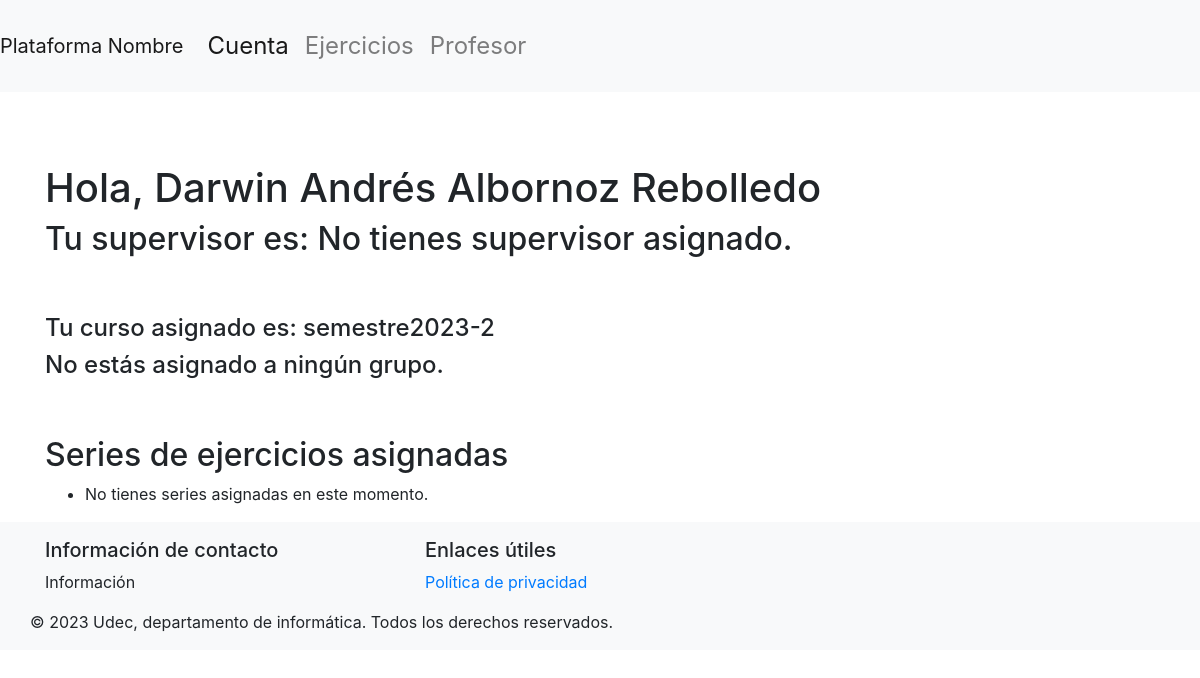
Before: /dashEstudiante/1 (signed in) with the older database file.
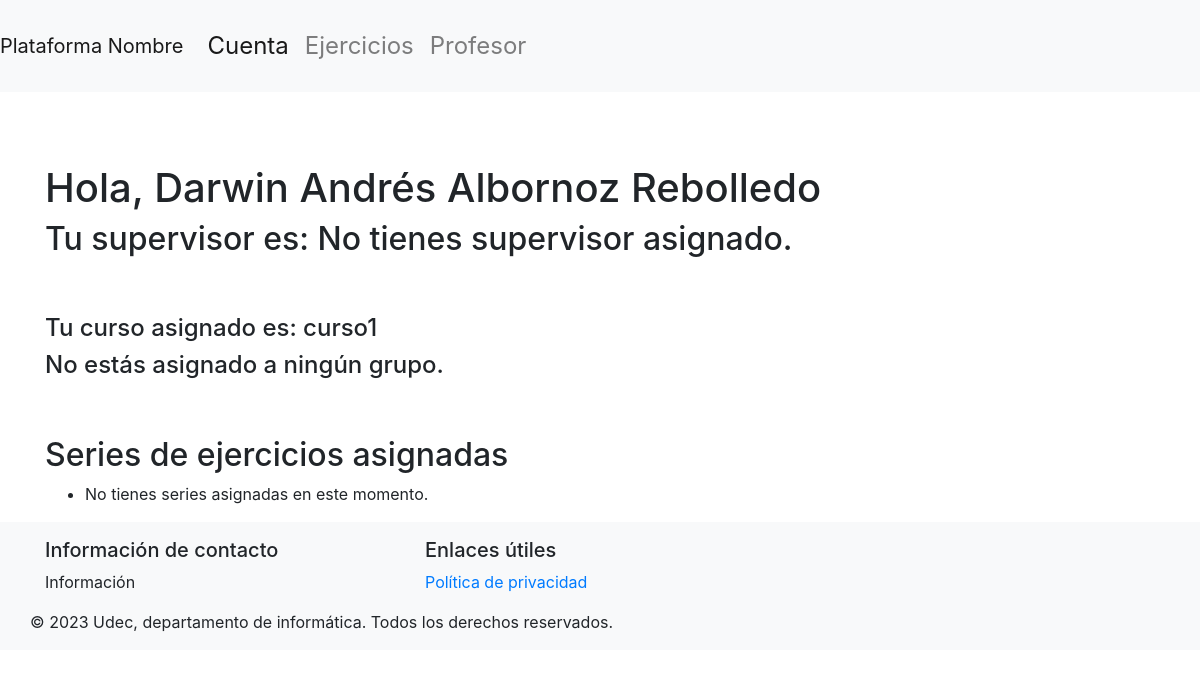
After: the same page with the newer database file.
### basedatos/modelos.py (models this page shows, shortened)
class Curso(db.Model):
    id = db.Column(db.Integer, primary_key=True)
    nombre = db.Column(db.String(100), nullable=False, unique=True)
    activa = db.Column(db.Boolean(), nullable=False, default=True)
    estudiantes = db.relationship('Estudiante', secondary=inscripciones, back_populates='cursos')
    grupos = db.relationship('Grupo', order_by=Grupo.id, back_populates='curso')

### main.py (the view, shortened to what this page needs)
@app.route('/dashEstudiante/<int:estudiante_id>', methods=['GET', 'POST'])
@login_required
def dashEstudiante(estudiante_id):
    if not verify_estudiante(estudiante_id):
        return redirect(url_for('login'))
    estudiante = db.session.get(Estudiante, int(estudiante_id))
    curso = (
        Curso.query
        .join(inscripciones)  # Join con la tabla inscripciones
        .filter(inscripciones.c.id_curso == Curso.id)
        .filter(inscripciones.c.id_estudiante == estudiante_id)
        .first()
    )
    grupo = (
        Grupo.query
        .join(estudiantes_grupos)  # Join con la tabla estudiantes_grupos
        .filter(estudiantes_grupos.c.id_grupo == Grupo.id)
        .filter(estudiantes_grupos.c.id_estudiante == estudiante_id)
        .first()
    )
    if not grupo:
        grupo_nombre = "Ningún grupo asignado"
    else:
        grupo_nombre = grupo.nombre
    supervisor = None
    seriesAsignadas = []
    ejerciciosPorSerie = {}
    for serieAsignada in seriesAsignadas:
        ejercicios = Ejercicio.query.filter_by(id_serie=serieAsignada.id).all()
        ejerciciosPorSerie[serieAsignada] = ejercicios
    return render_template('vistaEstudiante.html', estudiante_id=estudiante_id, estudiante=estudiante,grupo=grupo, curso=curso, supervisor=supervisor,seriesAsignadas=seriesAsignadas,ejerciciosPorSerie=ejerciciosPorSerie)

### basedatos/modelos.py (called while the page is built)
    @property
    def is_authenticated(self):
        return True

### main.py (called while the page is built)
@login_manager.user_loader
def load_user(user_id):
    if user_id.startswith("e"):
        user = db.session.get(Estudiante, int(user_id[1:]))
    elif user_id.startswith("s"):
        user = db.session.get(Supervisor, int(user_id[1:]))
    else:
        return None
    return user

def verify_estudiante(estudiante_id):
    if not isinstance(current_user, Estudiante):
        flash('No tienes permiso para acceder a este dashboard. Debes ser un Estudiante.', 'danger')
        return False
    if current_user.id != estudiante_id:
        flash('No tienes permiso para acceder a este dashboard.', 'danger')
        return False
    return True

### templates/vistaEstudiante.html (shortened to what this page needs)
{% extends "layout.html" %}
{% block content %}
<div class="row">
  <div class="container mt-5">
    <h1>Hola, {{estudiante.nombres}} {{estudiante.apellidos}}</h1>
    <h2>Tu supervisor es: {%if supervisor%} {{supervisor.nombres}} {{supervisor.apellidos}}
      {% else %}
        No tienes supervisor asignado.
      {% endif %}
    </h2>
  </div>
</div>
<div class="row">
  <div class="container mt-5">
    <h4>Tu curso asignado es: {{curso.nombre}}</h4>
    {% if grupo %}
      <h4>Tu grupo asignado es: {{grupo.nombre}}</h4>
    {% else %}
      <h4>No estás asignado a ningún grupo.</h4>
    {% endif %}
  </div>
</div>
<div class="row">
  <div class="container mt-5">
    <h2>Series de ejercicios asignadas</h2>
    <ul>
      {% if seriesAsignadas %}
              {% for serie in seriesAsignadas %}
          <li>
            <a href="{{url_for('detallesSeriesEstudiantes', estudiante_id=estudiante_id, serie_id=serie.id)}}" style="font-size:  2em;">{{serie.nombre}}</a>
          </li>
          {% for ejercicio in ejerciciosPorSerie[serie] %}
            <li>
              <a href="{{url_for('detallesEjerciciosEstudiantes', estudiante_id=estudiante_id, serie_id=serie.id, ejercicio_id=ejercicio.id)}}" style="font-size:  1em;">{{ejercicio.nombre}}</a>
            </li>
          {% endfor %}
        {% endfor %}
      {% else %}
        <li>No tienes series asignadas en este momento.</li>
      {% endif %}
    </ul>
  </div>
</div>
{% endblock %}

Changed rows visible on the page:
changed Curso: nombre "semestre2023-2" → "curso1"
